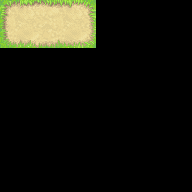

Below is a game level as drawn by its tile map, then a one-line description and the .tmx file that defines it, in full:
An orthogonal 8x8 tile map with 24x24 px tiles, 3 tile layers (regions, input_ground, output_ground).

<map version="1.4" tiledversion="2020.12.18" orientation="orthogonal" renderorder="right-down" width="8" height="8" tilewidth="24" tileheight="24" infinite="0" nextlayerid="4" nextobjectid="1">
 <tileset firstgid="1" name="Outside_A2" tilewidth="24" tileheight="24" tilecount="768" columns="32">
  <image source="../../../img/tilesets/Outside_A2.png" width="768" height="576" />
 </tileset>
 <layer id="1" name="regions" width="8" height="8">
  <data encoding="csv">
757,757,757,757,0,0,0,0,
757,757,757,757,0,0,0,0,
0,0,0,0,0,0,0,0,
0,0,0,0,0,0,0,0,
0,0,0,0,0,0,0,0,
0,0,0,0,0,0,0,0,
0,0,0,0,0,0,0,0,
0,0,0,0,0,0,0,0
</data>
 </layer>
 <layer id="3" name="input_ground" width="8" height="8">
  <data encoding="csv">
5,6,5,6,0,0,0,0,
37,38,37,38,0,0,0,0,
0,0,0,0,0,0,0,0,
0,0,0,0,0,0,0,0,
0,0,0,0,0,0,0,0,
0,0,0,0,0,0,0,0,
0,0,0,0,0,0,0,0,
0,0,0,0,0,0,0,0
</data>
 </layer>
 <layer id="2" name="output_ground" width="8" height="8">
  <data encoding="csv">
0,70,71,0,0,0,0,0,
0,166,167,0,0,0,0,0,
0,0,0,0,0,0,0,0,
0,0,0,0,0,0,0,0,
0,0,0,0,0,0,0,0,
0,0,0,0,0,0,0,0,
0,0,0,0,0,0,0,0,
0,0,0,0,0,0,0,0
</data>
 </layer>
</map>
